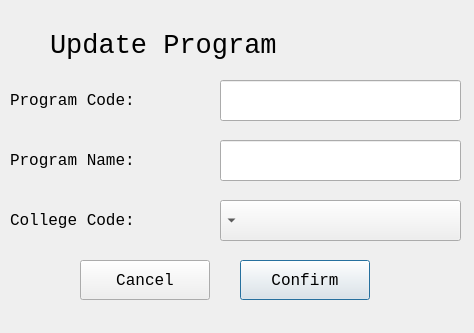
<?xml version="1.0" encoding="UTF-8"?>
<ui version="4.0">
 <class>ProgramDialog</class>
 <widget class="QDialog" name="ProgramDialog">
  <property name="geometry">
   <rect>
    <x>0</x>
    <y>0</y>
    <width>474</width>
    <height>333</height>
   </rect>
  </property>
  <property name="windowTitle">
   <string>Update Program</string>
  </property>
  <widget class="QLabel" name="label">
   <property name="geometry">
    <rect>
     <x>50</x>
     <y>10</y>
     <width>371</width>
     <height>71</height>
    </rect>
   </property>
   <property name="font">
    <font>
     <family>Lucida Console</family>
     <pointsize>20</pointsize>
     <weight>50</weight>
     <bold>false</bold>
    </font>
   </property>
   <property name="text">
    <string>Update Program</string>
   </property>
  </widget>
  <widget class="QLabel" name="label_2">
   <property name="geometry">
    <rect>
     <x>10</x>
     <y>80</y>
     <width>211</width>
     <height>41</height>
    </rect>
   </property>
   <property name="font">
    <font>
     <family>Lucida Console</family>
     <pointsize>12</pointsize>
    </font>
   </property>
   <property name="text">
    <string>Program Code:</string>
   </property>
  </widget>
  <widget class="QLabel" name="label_3">
   <property name="geometry">
    <rect>
     <x>10</x>
     <y>140</y>
     <width>211</width>
     <height>41</height>
    </rect>
   </property>
   <property name="font">
    <font>
     <family>Lucida Console</family>
     <pointsize>12</pointsize>
     <weight>50</weight>
     <bold>false</bold>
    </font>
   </property>
   <property name="text">
    <string>Program Name:</string>
   </property>
  </widget>
  <widget class="QLabel" name="label_4">
   <property name="geometry">
    <rect>
     <x>10</x>
     <y>200</y>
     <width>201</width>
     <height>41</height>
    </rect>
   </property>
   <property name="font">
    <font>
     <family>Lucida Console</family>
     <pointsize>12</pointsize>
     <weight>50</weight>
     <bold>false</bold>
    </font>
   </property>
   <property name="text">
    <string>College Code:</string>
   </property>
  </widget>
  <widget class="QLineEdit" name="programCodeEdit">
   <property name="geometry">
    <rect>
     <x>220</x>
     <y>80</y>
     <width>241</width>
     <height>41</height>
    </rect>
   </property>
   <property name="font">
    <font>
     <family>Lucida Console</family>
     <pointsize>12</pointsize>
    </font>
   </property>
  </widget>
  <widget class="QLineEdit" name="programNameEdit">
   <property name="geometry">
    <rect>
     <x>220</x>
     <y>140</y>
     <width>241</width>
     <height>41</height>
    </rect>
   </property>
   <property name="font">
    <font>
     <family>Lucida Console</family>
     <pointsize>12</pointsize>
    </font>
   </property>
  </widget>
  <widget class="QComboBox" name="collegeCodeBox">
   <property name="geometry">
    <rect>
     <x>220</x>
     <y>200</y>
     <width>241</width>
     <height>41</height>
    </rect>
   </property>
   <property name="font">
    <font>
     <family>Lucida Console</family>
     <pointsize>12</pointsize>
    </font>
   </property>
   <property name="layoutDirection">
    <enum>Qt::RightToLeft</enum>
   </property>
  </widget>
  <widget class="QPushButton" name="confirmButton">
   <property name="geometry">
    <rect>
     <x>240</x>
     <y>260</y>
     <width>130</width>
     <height>40</height>
    </rect>
   </property>
   <property name="font">
    <font>
     <family>Lucida Console</family>
     <pointsize>12</pointsize>
    </font>
   </property>
   <property name="text">
    <string>Confirm</string>
   </property>
  </widget>
  <widget class="QPushButton" name="cancelButton">
   <property name="geometry">
    <rect>
     <x>80</x>
     <y>260</y>
     <width>130</width>
     <height>40</height>
    </rect>
   </property>
   <property name="font">
    <font>
     <family>Lucida Console</family>
     <pointsize>12</pointsize>
    </font>
   </property>
   <property name="text">
    <string>Cancel</string>
   </property>
  </widget>
 </widget>
 <resources/>
 <connections/>
</ui>
